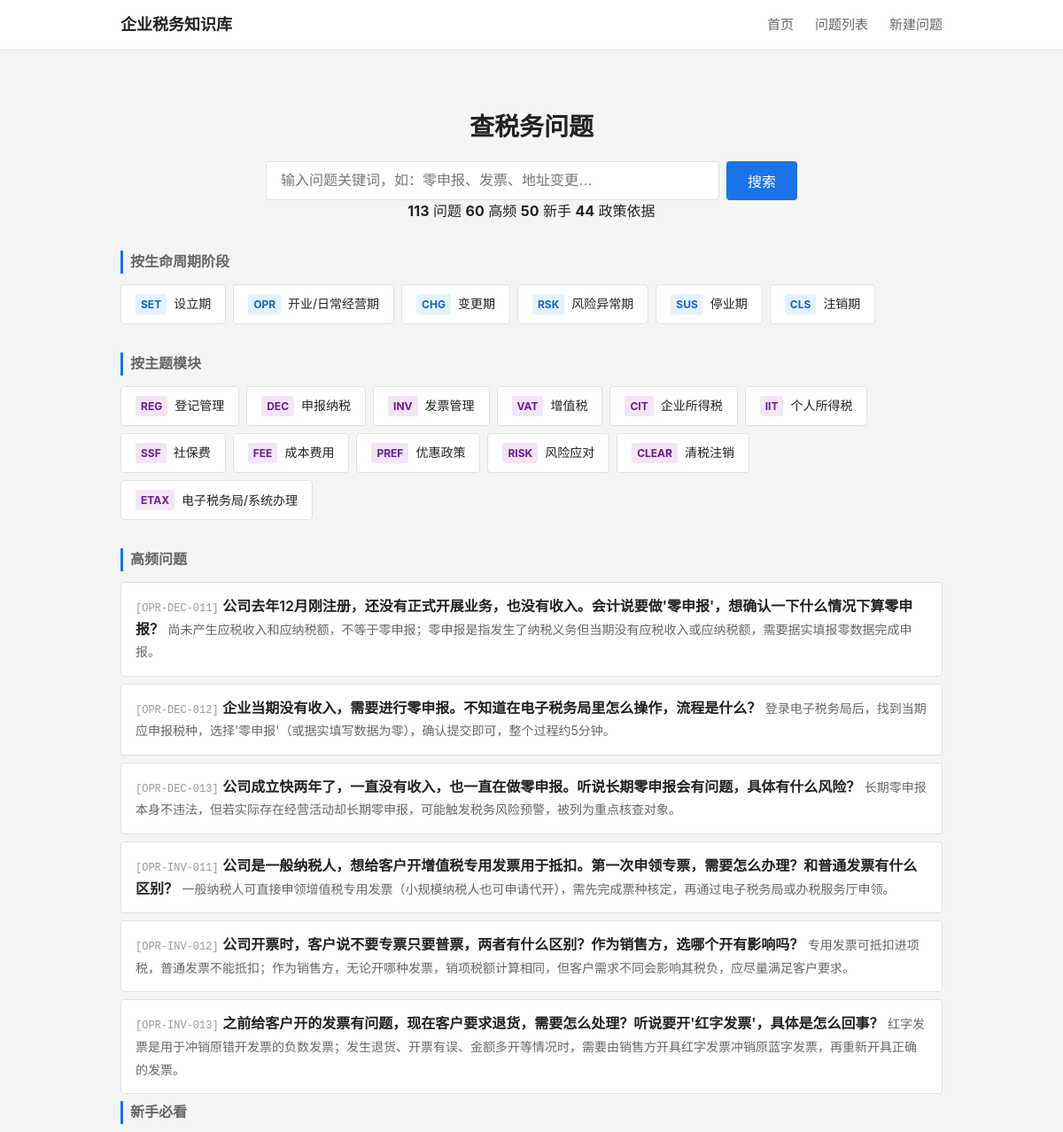
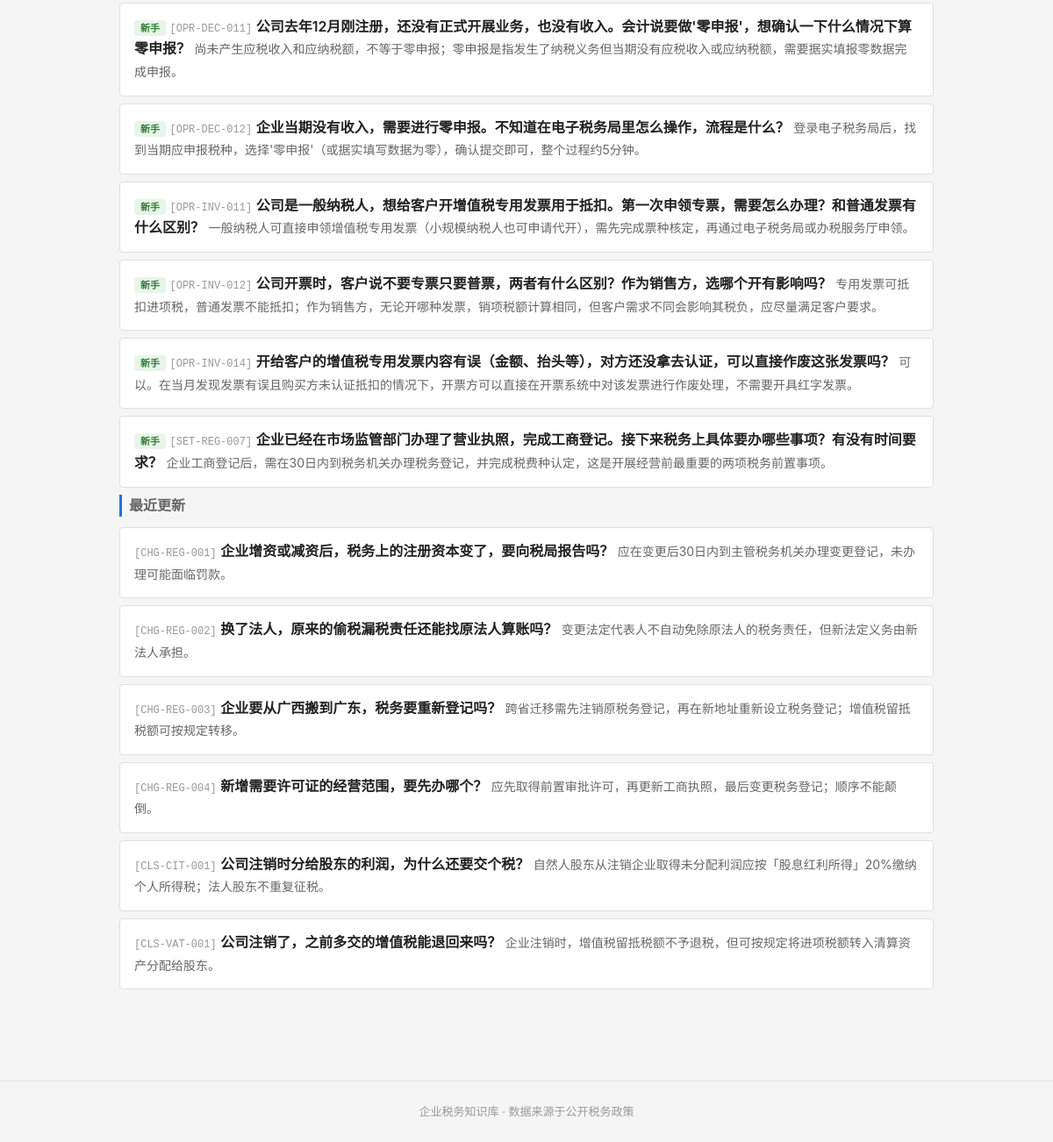
The page / on the database its author committed (2 pictures, top to bottom).
### tables this page shows
CREATE TABLE tag_dict (
    id              INTEGER PRIMARY KEY AUTOINCREMENT,
    tag_code        TEXT NOT NULL UNIQUE,
    tag_name        TEXT NOT NULL,
    tag_category    TEXT,
    parent_id       INTEGER,
    display_order   INTEGER NOT NULL DEFAULT 1,
    status          TEXT NOT NULL DEFAULT 'active',

    FOREIGN KEY (parent_id) REFERENCES tag_dict(id) ON DELETE SET NULL
);

CREATE TABLE question_master (
    id              INTEGER PRIMARY KEY AUTOINCREMENT,
    question_code   TEXT NOT NULL UNIQUE,
    question_title  TEXT NOT NULL,
    question_plain  TEXT NOT NULL,

    -- 分类
    stage_code      TEXT NOT NULL,
    module_code     TEXT NOT NULL,
    question_type   TEXT NOT NULL,

    -- 答案
    one_line_answer TEXT NOT NULL,
    detailed_answer TEXT,
    core_definition TEXT,

    -- 条件与边界
    applicable_conditions TEXT,
    exceptions_boundary   TEXT,

    -- 实务
    practical_steps TEXT,
    risk_warning    TEXT,

    -- 适用范围
    scope_level     TEXT NOT NULL DEFAULT 'scope_national',
    local_region    TEXT,

    -- 确定性
    answer_certainty TEXT NOT NULL DEFAULT 'certain_clear',

    -- 元数据
    keywords        TEXT,
    high_frequency_flag INTEGER NOT NULL DEFAULT 0,
    newbie_flag     INTEGER NOT NULL DEFAULT 0,

    -- 版本管理
    status          TEXT NOT NULL DEFAULT 'draft',
    version_no      INTEGER NOT NULL DEFAULT 1,

    -- 审计字段
    created_at      TEXT NOT NULL DEFAULT (datetime('now')),
    updated_at      TEXT NOT NULL DEFAULT (datetime('now'))
);

### backend/app.py (the view)
    @app.route('/')
    def index():
        from services.question_service import QuestionService
        svc = QuestionService()
        stages = svc.get_stages()
        modules = svc.get_modules()
        high_freq = svc.get_high_frequency(limit=6)
        newbie = svc.get_newbie(limit=6)
        recent = svc.get_recent_updates(limit=6)
        stats = svc.get_stats()
        return render_template('index.html',
                               stages=stages, modules=modules,
                               high_freq=high_freq, newbie=newbie, recent=recent,
                               stats=stats)

### backend/services/question_service.py (called while the page is built)
    def _query(self, sql, params=None):
        conn = sqlite3.connect(self.db_path)
        conn.execute("PRAGMA foreign_keys = ON")
        conn.row_factory = sqlite3.Row
        cur = conn.cursor()
        if params:
            cur.execute(sql, params)
        else:
            cur.execute(sql)
        rows = cur.fetchall()
        conn.close()
        return [dict(r) for r in rows]

    def get_stages(self):
        return self._query("""
            SELECT tag_code, tag_name
            FROM tag_dict
            WHERE tag_category = 'stage'
            ORDER BY display_order
        """)

    def get_modules(self):
        return self._query("""
            SELECT tag_code, tag_name
            FROM tag_dict
            WHERE tag_category = 'module'
            ORDER BY display_order
        """)

    def get_high_frequency(self, limit=10):
        return self._query("""
            SELECT question_code, question_plain, question_title, one_line_answer, stage_code
            FROM question_master
            WHERE status = 'active' AND high_frequency_flag = 1
            ORDER BY updated_at DESC
            LIMIT ?
        """, (limit,))

    def get_newbie(self, limit=10):
        return self._query("""
            SELECT question_code, question_plain, question_title, one_line_answer, stage_code
            FROM question_master
            WHERE status = 'active' AND newbie_flag = 1
            ORDER BY updated_at DESC
            LIMIT ?
        """, (limit,))

    def get_recent_updates(self, limit=10):
        return self._query("""
            SELECT DISTINCT
                q.question_code, q.question_plain, q.question_title, q.one_line_answer,
                q.stage_code, q.updated_at,
                qul.change_summary
            FROM question_master q
            JOIN (
                SELECT question_id, MAX(update_date) as max_date
                FROM question_update_log
                GROUP BY question_id
            ) latest ON q.id = latest.question_id
            JOIN question_update_log qul ON q.id = qul.question_id
                AND qul.update_date = latest.max_date
            WHERE q.status = 'active'
            ORDER BY qul.update_date DESC
            LIMIT ?
        """, (limit,))

### frontend/templates/index.html (shortened to what this page needs)
{% extends "base.html" %}
{% block main %}
<section class="search-section">
    <h1>查税务问题</h1>
    <form action="/questions" method="get" class="search-form">
        <input type="text" name="keyword" placeholder="输入问题关键词，如：零申报、发票、地址变更…" class="search-input">
        <button type="submit" class="search-btn">搜索</button>
    </form>
    {% if stats %}
    <div class="stats-bar">
        <span><strong>{{ stats.total_questions }}</strong> 问题</span>
        <span><strong>{{ stats.total_hf }}</strong> 高频</span>
        <span><strong>{{ stats.total_newbie }}</strong> 新手</span>
        <span><strong>{{ stats.total_policies }}</strong> 政策依据</span>
    </div>
    {% endif %}
</section>
<section class="nav-section">
    <h2 class="section-title">按生命周期阶段</h2>
    <div class="card-grid stage-grid">
        {% for s in stages %}
        <a href="/questions?stage={{ s.tag_code }}" class="card card-stage">
            <span class="card-code">{{ s.tag_code }}</span>
            <span class="card-name">{{ s.tag_name }}</span>
        </a>
        {% endfor %}
    </div>
</section>
<section class="nav-section">
    <h2 class="section-title">按主题模块</h2>
    <div class="card-grid module-grid">
        {% for m in modules %}
        <a href="/questions?module={{ m.tag_code }}" class="card card-module">
            <span class="card-code">{{ m.tag_code }}</span>
            <span class="card-name">{{ m.tag_name }}</span>
        </a>
        {% endfor %}
    </div>
</section>
{% if high_freq %}
<section class="list-section">
    <h2 class="section-title">高频问题</h2>
    <ul class="question-list">
        {% for q in high_freq %}
        <li class="question-item">
            <a href="/question/{{ q.question_code }}" class="question-link">
                <span class="q-code">[{{ q.question_code }}]</span>
                <span class="q-title">{{ q.question_plain }}</span>
                <span class="q-answer">{{ q.one_line_answer }}</span>
            </a>
        </li>
        {% endfor %}
    </ul>
</section>
{% endif %}
{% if newbie %}
<section class="list-section">
    <h2 class="section-title">新手必看</h2>
    <ul class="question-list">
        {% for q in newbie %}
        <li class="question-item">
            <a href="/question/{{ q.question_code }}" class="question-link">
                <span class="q-badge newbie">新手</span>
                <span class="q-code">[{{ q.question_code }}]</span>
                <span class="q-title">{{ q.question_plain }}</span>
                <span class="q-answer">{{ q.one_line_answer }}</span>
            </a>
        </li>
        {% endfor %}
    </ul>
</section>
{% endif %}
{% if recent %}
<section class="list-section">
    <h2 class="section-title">最近更新</h2>
    <ul class="question-list">
        {% for q in recent %}
        <li class="question-item">
            <a href="/question/{{ q.question_code }}" class="question-link">
                <span class="q-code">[{{ q.question_code }}]</span>
                <span class="q-title">{{ q.question_plain }}</span>
                <span class="q-answer">{{ q.one_line_answer }}</span>
            </a>
        </li>
        {% endfor %}
    </ul>
</section>
{% endif %}
{% endblock %}

### frontend/static/css/style.css (style rules this page uses)
:root { --bg: #f5f5f5; --surface: #ffffff; --border: #e0e0e0; --text: #222222; --text-secondary: #666666; --text-light: #999999; --accent: #1a73e8; --accent-hover: #1557b0; --warning-bg: #fff8e1; --warning-border: #ffc107; --exception-bg: #fff3e0; --exception-border: #ff9800; --tag-stage: #e3f2fd; --tag-module: #f3e5f5; --tag-hf: #fce4ec; --tag-newbie: #e8f5e9; --certainty-clear: #c8e6c9; --certainty-condition: #fff9c4; --certainty-dispute: #ffcdd2; }
* { box-sizing: border-box; margin: 0; padding: 0; }
body { font-family: -apple-system, BlinkMacSystemFont, "Segoe UI", Roboto, "Helvetica Neue", Arial, sans-serif; background: var(--bg); color: var(--text); line-height: 1.6; }
a { color: var(--accent); text-decoration: none; }
.search-section { text-align: center; padding: 40px 0 32px; }
.search-section h1 { font-size: 28px; margin-bottom: 16px; }
.search-form { display: flex; gap: 8px; max-width: 600px; margin: 0 auto; }
.search-input { flex: 1; padding: 10px 16px; font-size: 16px; border: 1px solid var(--border); border-radius: 4px; outline: none; }
.search-btn { padding: 10px 24px; font-size: 16px; background: var(--accent); color: white; border: none; border-radius: 4px; cursor: pointer; }
.section-title { font-size: 16px; font-weight: 600; color: var(--text-secondary); margin-bottom: 12px; border-left: 3px solid var(--accent); padding-left: 8px; }
.nav-section { margin-bottom: 32px; }
.card-grid { display: flex; flex-wrap: wrap; gap: 8px; }
.card { display: flex; align-items: center; gap: 8px; padding: 10px 16px; background: var(--surface); border: 1px solid var(--border); border-radius: 4px; transition: border-color 0.15s; }
.card-code { font-size: 12px; font-weight: 700; color: var(--accent); background: #e8f0fe; padding: 2px 6px; border-radius: 3px; }
.card-stage .card-code { background: var(--tag-stage); color: #1565c0; }
.card-module .card-code { background: var(--tag-module); color: #6a1b9a; }
.card-name { font-size: 14px; color: var(--text); }
.question-list { list-style: none; }
.question-item { margin-bottom: 8px; }
.question-link { display: block; padding: 14px 16px; background: var(--surface); border: 1px solid var(--border); border-radius: 4px; }
.q-code { font-size: 12px; color: var(--text-light); font-family: monospace; }
.q-badge { font-size: 11px; padding: 2px 7px; border-radius: 3px; font-weight: 600; }
.q-badge.newbie { background: var(--tag-newbie); color: #2e7d32; }
.q-title { font-size: 16px; font-weight: 600; color: var(--text); margin-bottom: 4px; }
.q-answer { font-size: 14px; color: var(--text-secondary); }

### rows shown on the page
tag_dict: tag_code "SET", tag_name "设立期"
tag_dict: tag_code "OPR", tag_name "开业/日常经营期"
tag_dict: tag_code "CHG", tag_name "变更期"
tag_dict: tag_code "RSK", tag_name "风险异常期"
tag_dict: tag_code "SUS", tag_name "停业期"
tag_dict: tag_code "CLS", tag_name "注销期"
tag_dict: tag_code "REG", tag_name "登记管理"
tag_dict: tag_code "DEC", tag_name "申报纳税"
tag_dict: tag_code "INV", tag_name "发票管理"
tag_dict: tag_code "VAT", tag_name "增值税"
tag_dict: tag_code "CIT", tag_name "企业所得税"
tag_dict: tag_code "IIT", tag_name "个人所得税"
tag_dict: tag_code "SSF", tag_name "社保费"
tag_dict: tag_code "FEE", tag_name "成本费用"
tag_dict: tag_code "PREF", tag_name "优惠政策"
tag_dict: tag_code "RISK", tag_name "风险应对"
tag_dict: tag_code "CLEAR", tag_name "清税注销"
tag_dict: tag_code "ETAX", tag_name "电子税务局/系统办理"
question_master: question_code "OPR-DEC-011", question_plain "公司去年12月刚注册，还没有正式开展业务，也没有收入。会计说要做'零申报'，想确认一下什么情况下算零申报？", one_line_answer "尚未产生应税收入和应纳税额，不等于零申报；零申报是指发生了纳税义务但当期没有应税收入或应纳税额，需要据实填报零数据完成申报。"
question_master: question_code "OPR-DEC-012", question_plain "企业当期没有收入，需要进行零申报。不知道在电子税务局里怎么操作，流程是什么？", one_line_answer "登录电子税务局后，找到当期应申报税种，选择'零申报'（或据实填写数据为零），确认提交即可，整个过程约5分钟。"
question_master: question_code "OPR-DEC-013", question_plain "公司成立快两年了，一直没有收入，也一直在做零申报。听说长期零申报会有问题，具体有什么风险？", one_line_answer "长期零申报本身不违法，但若实际存在经营活动却长期零申报，可能触发税务风险预警，被列为重点核查对象。"
question_master: question_code "OPR-INV-011", question_plain "公司是一般纳税人，想给客户开增值税专用发票用于抵扣。第一次申领专票，需要怎么办理？和普通发票有什么区别？", one_line_answer "一般纳税人可直接申领增值税专用发票（小规模纳税人也可申请代开），需先完成票种核定，再通过电子税务局或办税服务厅申领。"
question_master: question_code "OPR-INV-012", question_plain "公司开票时，客户说不要专票只要普票，两者有什么区别？作为销售方，选哪个开有影响吗？", one_line_answer "专用发票可抵扣进项税，普通发票不能抵扣；作为销售方，无论开哪种发票，销项税额计算相同，但客户需求不同会影响其税负，应尽量满足客户要求。"
question_master: question_code "OPR-INV-013", question_plain "之前给客户开的发票有问题，现在客户要求退货，需要怎么处理？听说要开'红字发票'，具体是怎么回事？", one_line_answer "红字发票是用于冲销原错开发票的负数发票；发生退货、开票有误、金额多开等情况时，需要由销售方开具红字发票冲销原蓝字发票，再重新开具正确的发票。"
question_master: question_code "OPR-INV-014", question_plain "开给客户的增值税专用发票内容有误（金额、抬头等），对方还没拿去认证，可以直接作废这张发票吗？", one_line_answer "可以。在当月发现发票有误且购买方未认证抵扣的情况下，开票方可以直接在开票系统中对该发票进行作废处理，不需要开具红字发票。"
question_master: question_code "SET-REG-007", question_plain "企业已经在市场监管部门办理了营业执照，完成工商登记。接下来税务上具体要办哪些事项？有没有时间要求？", one_line_answer "企业工商登记后，需在30日内到税务机关办理税务登记，并完成税费种认定，这是开展经营前最重要的两项税务前置事项。"
question_master: question_code "CHG-REG-001", question_plain "企业增资或减资后，税务上的注册资本变了，要向税局报告吗？", one_line_answer "应在变更后30日内到主管税务机关办理变更登记，未办理可能面临罚款。"
question_master: question_code "CHG-REG-002", question_plain "换了法人，原来的偷税漏税责任还能找原法人算账吗？", one_line_answer "变更法定代表人不自动免除原法人的税务责任，但新法定义务由新法人承担。"
question_master: question_code "CHG-REG-003", question_plain "企业要从广西搬到广东，税务要重新登记吗？", one_line_answer "跨省迁移需先注销原税务登记，再在新地址重新设立税务登记；增值税留抵税额可按规定转移。"
question_master: question_code "CHG-REG-004", question_plain "新增需要许可证的经营范围，要先办哪个？", one_line_answer "应先取得前置审批许可，再更新工商执照，最后变更税务登记；顺序不能颠倒。"
question_master: question_code "CLS-CIT-001", question_plain "公司注销时分给股东的利润，为什么还要交个税？", one_line_answer "自然人股东从注销企业取得未分配利润应按「股息红利所得」20%缴纳个人所得税；法人股东不重复征税。"
question_master: question_code "CLS-VAT-001", question_plain "公司注销了，之前多交的增值税能退回来吗？", one_line_answer "企业注销时，增值税留抵税额不予退税，但可按规定将进项税额转入清算资产分配给股东。"

### other values the page prints
{{ stats.total_questions }} "113"
{{ stats.total_hf }} "60"
{{ stats.total_newbie }} "50"
{{ stats.total_policies }} "44"
